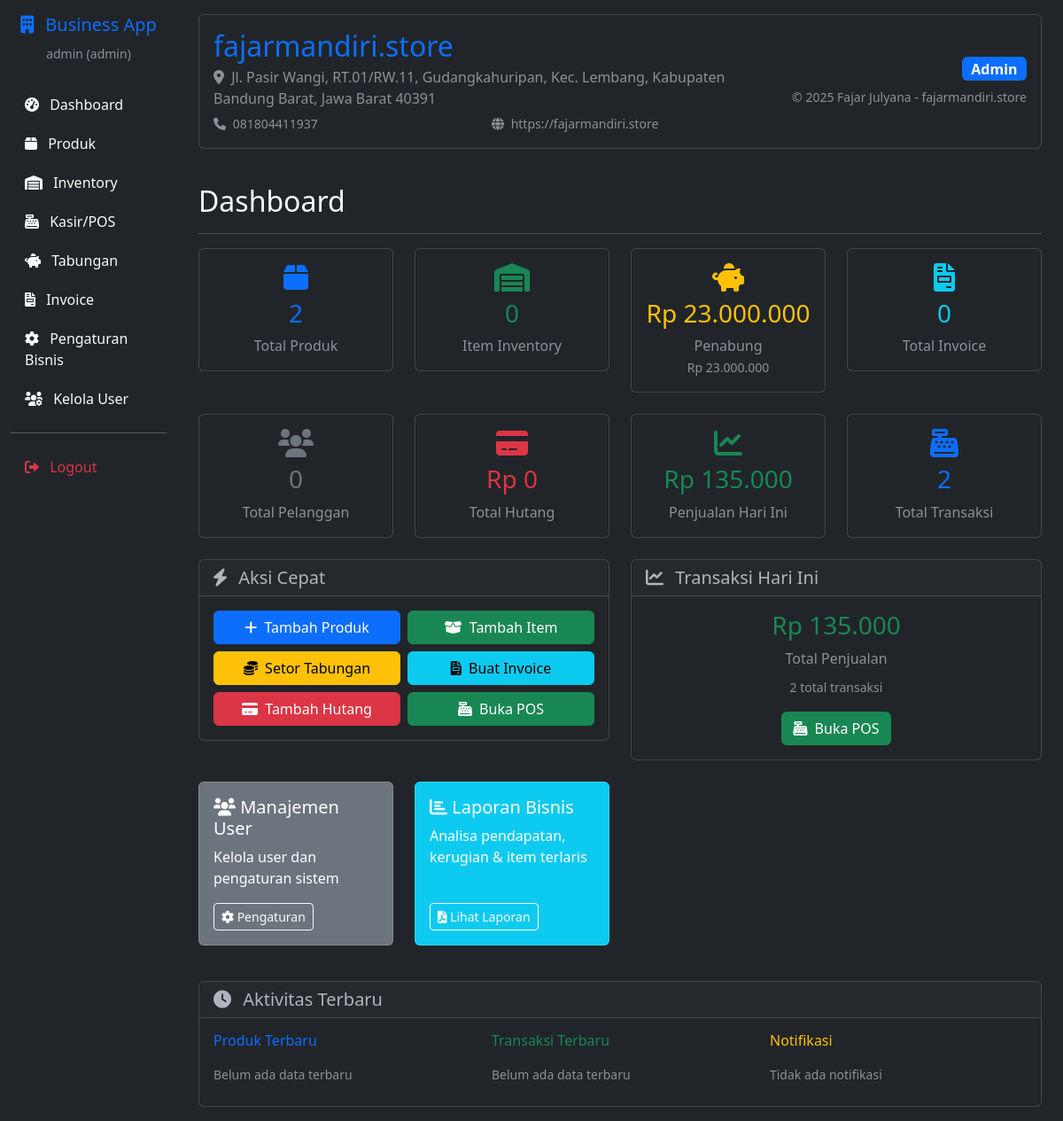
The app's page /dashboard (signed in) with its own data.
### app.py (models this page shows, shortened)
class BusinessSettings(db.Model):
    __tablename__ = 'business_settings'
    id = db.Column(db.Integer, primary_key=True)
    business_name = db.Column(db.String(255), nullable=False, default='Business App by fajarmandiri.store')
    address = db.Column(db.Text)
    phone = db.Column(db.String(50))
    website = db.Column(db.String(255), default='fajarmandiri.store')
    copyright_text = db.Column(db.String(255), default='© 2025 Fajar Julyana - fajarmandiri.store')
    updated_at = db.Column(db.DateTime, default=datetime.utcnow, onupdate=datetime.utcnow)
    updated_by = db.Column(db.Integer, db.ForeignKey('users.id'))

class User(db.Model):
    __tablename__ = 'users'
    id = db.Column(db.Integer, primary_key=True)
    username = db.Column(db.String(80), unique=True, nullable=False)
    email = db.Column(db.String(120), unique=True, nullable=False)
    password_hash = db.Column(db.String(255), nullable=False)
    role = db.Column(db.String(20), nullable=False, default='cashier')  # admin, manager, cashier
    is_active = db.Column(db.Boolean, default=True)
    created_at = db.Column(db.DateTime, default=datetime.utcnow)

### app.py (the view)
@app.route('/dashboard')
@login_required
def dashboard():
    user = User.query.get(session['user_id'])
    business = BusinessSettings.query.first()
    if not business:
        business = BusinessSettings()
        db.session.add(business)
        db.session.commit()
    stats = {
        'total_products': Product.query.count(),
        'total_inventory_items': InventoryItem.query.count(),
        'low_stock_items': InventoryItem.query.filter(InventoryItem.current_stock <= InventoryItem.minimum_stock).count(),
        'total_savers': Saver.query.count(),
        'total_savings': db.session.query(db.func.sum(SavingsTransaction.amount)).filter(SavingsTransaction.type == 'deposit').scalar() or 0,
        'total_invoices': Invoice.query.count(),
        'pending_invoices': Invoice.query.filter_by(status='draft').count(),
        'total_transactions': CashierTransaction.query.count(),
        'today_revenue': 0,
        'total_customers': Customer.query.count(),
        'total_debts': db.session.query(db.func.sum(CustomerDebt.remaining_amount)).filter(CustomerDebt.status == 'active').scalar() or 0,
        'overdue_debts': CustomerDebt.query.filter(CustomerDebt.due_date < datetime.now().date(), CustomerDebt.status == 'active').count()
    }
    today = datetime.now().date()
    today_transactions = CashierTransaction.query.filter(
        db.func.date(CashierTransaction.timestamp) == today
    ).all()
    stats['today_revenue'] = sum(t.total for t in today_transactions)
    return render_template('dashboard.html', user=user, business=business, stats=stats, format_currency=format_currency)

### app.py (called while the page is built)
def format_currency(amount):
    try:
        if amount is None:
            return "Rp 0"
        return f"Rp {float(amount):,.0f}".replace(',', '.')
    except (ValueError, TypeError):
        return "Rp 0"

def login_required(f):
    from functools import wraps
    @wraps(f)
    def decorated_function(*args, **kwargs):
        if 'user_id' not in session:
            flash('Silakan login terlebih dahulu.', 'error')
            return redirect(url_for('login'))
        return f(*args, **kwargs)
    return decorated_function

@app.context_processor
def inject_common_functions():
    return {
        'format_currency': format_currency,
        'datetime': datetime,
        'timedelta': timedelta
    }

### templates/dashboard.html (shortened to what this page needs)
{% extends "base.html" %}
{% block content %}
<div class="card mb-4">
    <div class="card-body">
        <div class="row align-items-center">
            <div class="col-md-8">
                <h2 class="text-primary mb-1">{{ business.business_name }}</h2>
                {% if business.address %}
                <p class="text-muted mb-1">
                    <i class="fas fa-map-marker-alt me-1"></i>
                    {{ business.address }}
                </p>
                {% endif %}
                <div class="row">
                    {% if business.phone %}
                    <div class="col-md-6">
                        <small class="text-muted">
                            <i class="fas fa-phone me-1"></i>
                            {{ business.phone }}
                        </small>
                    </div>
                    {% endif %}
                    {% if business.website %}
                    <div class="col-md-6">
                        <small class="text-muted">
                            <i class="fas fa-globe me-1"></i>
                            {{ business.website }}
                        </small>
                    </div>
                    {% endif %}
                </div>
            </div>
            <div class="col-md-4 text-end">
                <div class="badge bg-primary fs-6">{{ user.role.title() if user else 'Unknown' }}</div>
                <p class="small text-muted mt-2 mb-0">{{ business.copyright_text }}</p>
            </div>
        </div>
    </div>
</div>
<div class="d-flex justify-content-between flex-wrap flex-md-nowrap align-items-center pt-3 pb-2 mb-3 border-bottom">
    <h1 class="h2">Dashboard</h1>
</div>
<div class="row g-4 mb-4">
    <div class="col-md-3">
        <div class="card stats-card">
            <div class="card-body text-center">
                <i class="fas fa-box fa-2x text-primary mb-2"></i>
                <h3 class="text-primary">{{ stats.total_products }}</h3>
                <p class="text-muted mb-0">Total Produk</p>
            </div>
        </div>
    </div>
    <div class="col-md-3">
        <div class="card stats-card">
            <div class="card-body text-center">
                <i class="fas fa-warehouse fa-2x text-success mb-2"></i>
                <h3 class="text-success">{{ stats.total_inventory_items }}</h3>
                <p class="text-muted mb-0">Item Inventory</p>
            </div>
        </div>
    </div>
    <div class="col-md-3">
        <div class="card stats-card">
            <div class="card-body text-center">
                <i class="fas fa-piggy-bank fa-2x text-warning mb-2"></i>
                <h3 class="text-warning">{{ format_currency(stats.total_savings|default(0)) }}</h3>
                <p class="text-muted mb-0">Penabung</p>
                <small class="text-muted">{{ format_currency(stats.total_savings|default(0)) }}</small>
            </div>
        </div>
    </div>
    <div class="col-md-3">
        <div class="card stats-card">
            <div class="card-body text-center">
                <i class="fas fa-file-invoice fa-2x text-info mb-2"></i>
                <h3 class="text-info">{{ stats.total_invoices }}</h3>
                <p class="text-muted mb-0">Total Invoice</p>
            </div>
        </div>
    </div>
</div>
<div class="row g-4 mb-4">
    <div class="col-md-3">
        <div class="card stats-card">
            <div class="card-body text-center">
                <i class="fas fa-users fa-2x text-secondary mb-2"></i>
                <h3 class="text-secondary">{{ stats.total_customers }}</h3>
                <p class="text-muted mb-0">Total Pelanggan</p>
            </div>
        </div>
    </div>
    <div class="col-md-3">
        <div class="card stats-card">
            <div class="card-body text-center">
                <i class="fas fa-credit-card fa-2x text-danger mb-2"></i>
                <h3 class="text-danger">{{ format_currency(stats.total_debts|default(0)) }}</h3>
                <p class="text-muted mb-0">Total Hutang</p>
            </div>
        </div>
    </div>
    <div class="col-md-3">
        <div class="card stats-card">
            <div class="card-body text-center">
                <i class="fas fa-chart-line fa-2x text-success mb-2"></i>
                <h3 class="text-success">{{ format_currency(stats.today_revenue|default(0)) }}</h3>
                <p class="text-muted mb-0">Penjualan Hari Ini</p>
            </div>
        </div>
    </div>
    <div class="col-md-3">
        <div class="card stats-card">
            <div class="card-body text-center">
                <i class="fas fa-cash-register fa-2x text-primary mb-2"></i>
                <h3 class="text-primary">{{ stats.total_transactions }}</h3>
                <p class="text-muted mb-0">Total Transaksi</p>
            </div>
        </div>
    </div>
</div>
<div class="row g-4 mb-4">
    <div class="col-md-6">
        <div class="card">
            <div class="card-header">
                <h5 class="mb-0">
                    <i class="fas fa-bolt me-2"></i>
                    Aksi Cepat
                </h5>
            </div>
            <div class="card-body">
                <div class="row g-2">
                    {% if user.role in ['admin', 'manager'] %}
                    <div class="col-6">
                        <a href="{{ url_for('add_product') }}" class="btn btn-primary w-100">
                            <i class="fas fa-plus me-1"></i>
                            Tambah Produk
                        </a>
                    </div>
                    <div class="col-6">
                        <a href="{{ url_for('add_inventory_item') }}" class="btn btn-success w-100">
                            <i class="fas fa-box-open me-1"></i>
                            Tambah Item
                        </a>
                    </div>
                    {% endif %}
                    <div class="col-6">
                        <a href="{{ url_for('savings_deposit') }}" class="btn btn-warning w-100">
                            <i class="fas fa-coins me-1"></i>
                            Setor Tabungan
                        </a>
                    </div>
                    <div class="col-6">
                        <a href="{{ url_for('create_invoice') }}" class="btn btn-info w-100">
                            <i class="fas fa-file-invoice me-1"></i>
                            Buat Invoice
                        </a>
                    </div>
                    <div class="col-6">
                        <a href="{{ url_for('add_customer_debt') }}" class="btn btn-danger w-100">
                            <i class="fas fa-credit-card me-1"></i>
                            Tambah Hutang
                        </a>
                    </div>
                    <div class="col-6">
                        <a href="{{ url_for('pos') }}" class="btn btn-success w-100">
                            <i class="fas fa-cash-register me-1"></i>
                            Buka POS
                        </a>
                    </div>
                </div>
            </div>
        </div>
    </div>
    <div class="col-md-6">
        <div class="card">
            <div class="card-header">
                <h5 class="mb-0">
                    <i class="fas fa-chart-line me-2"></i>
                    Transaksi Hari Ini
                </h5>
            </div>
            <div class="card-body text-center">
                <h3 class="text-success">{{ format_currency(stats.today_revenue|default(0)) }}</h3>
                <p class="text-muted mb-2">Total Penjualan</p>
                <small class="text-muted">{{ stats.total_transactions }} total transaksi</small>
                <div class="mt-3">
                    <a href="{{ url_for('pos') }}" class="btn btn-success">
                        <i class="fas fa-cash-register me-1"></i>
                        Buka POS
                    </a>
                </div>
            </div>
        </div>
    </div>
</div>
{% if user.role == 'admin' %}
<div class="row g-4 mb-4">
    <div class="col-md-6 col-lg-3 mb-3">
        <div class="card bg-secondary text-white h-100">
            <div class="card-body d-flex flex-column">
                <div class="d-flex justify-content-between align-items-center mb-2">
                    <h5 class="card-title mb-0">
                        <i class="fas fa-users"></i> Manajemen User
                    </h5>
                </div>
                <p class="card-text">Kelola user dan pengaturan sistem</p>
                <div class="mt-auto">
                    <a href="{{ url_for('admin_users') }}" class="btn btn-outline-light btn-sm">
                        <i class="fas fa-cog"></i> Pengaturan
                    </a>
                </div>
            </div>
        </div>
    </div>
    <div class="col-md-6 col-lg-3 mb-3">
        <div class="card bg-info text-white h-100">
            <div class="card-body d-flex flex-column">
                <div class="d-flex justify-content-between align-items-center mb-2">
                    <h5 class="card-title mb-0">
                        <i class="fas fa-chart-bar"></i> Laporan Bisnis
                    </h5>
                </div>
                <p class="card-text">Analisa pendapatan, kerugian & item terlaris</p>
                <div class="mt-auto">
                    <a href="{{ url_for('admin_reports') }}" class="btn btn-outline-light btn-sm">
                        <i class="fas fa-file-pdf"></i> Lihat Laporan
                    </a>
                </div>
            </div>
        </div>
    </div>
</div>
{% endif %}
<div class="card">
    <div class="card-header">
        <h5 class="mb-0">
            <i class="fas fa-clock me-2"></i>
            Aktivitas Terbaru
        </h5>
    </div>
    <div class="card-body">
        <div class="row">
            <div class="col-md-4">
                <h6 class="text-primary">Produk Terbaru</h6>
                <div class="list-group list-group-flush">
                    <div class="list-group-item bg-transparent border-0 px-0">
                        <small class="text-muted">Belum ada data terbaru</small>
                    </div>
                </div>
            </div>
            <div class="col-md-4">
                <h6 class="text-success">Transaksi Terbaru</h6>
                <div class="list-group list-group-flush">
                    <div class="list-group-item bg-transparent border-0 px-0">
                        <small class="text-muted">Belum ada data terbaru</small>
                    </div>
                </div>
            </div>
            <div class="col-md-4">
                <h6 class="text-warning">Notifikasi</h6>
                <div class="list-group list-group-flush">
                    {% if stats.low_stock_items == 0 and stats.pending_invoices == 0 and stats.overdue_debts == 0 %}
                    <div class="list-group-item bg-transparent border-0 px-0">
                        <small class="text-muted">Tidak ada notifikasi</small>
                    </div>
                    {% endif %}
                </div>
            </div>
        </div>
    </div>
</div>
{% endblock %}

### templates/base.html (style rules this page uses)
.stats-card { transition: transform 0.2s; }

### records on screen
BusinessSettings: business_name "fajarmandiri.store", address "Jl. Pasir Wangi, RT.01/RW.11, Gudangkahuripan, Kec. Lembang, Kabupaten Bandung Barat, Jawa Barat 40391", phone "081804411937", website "https://fajarmandiri.store", copyright_text "© 2025 Fajar Julyana - fajarmandiri.store"
User: role "Admin"

### other values on screen
{{ session.username }} "admin"
{{ session.user_role }} "admin"
{{ stats.total_products }} "2"
{{ stats.total_inventory_items }} "0"
{{ stats.total_invoices }} "0"
{{ stats.total_customers }} "0"
{{ stats.total_transactions }} "2"
